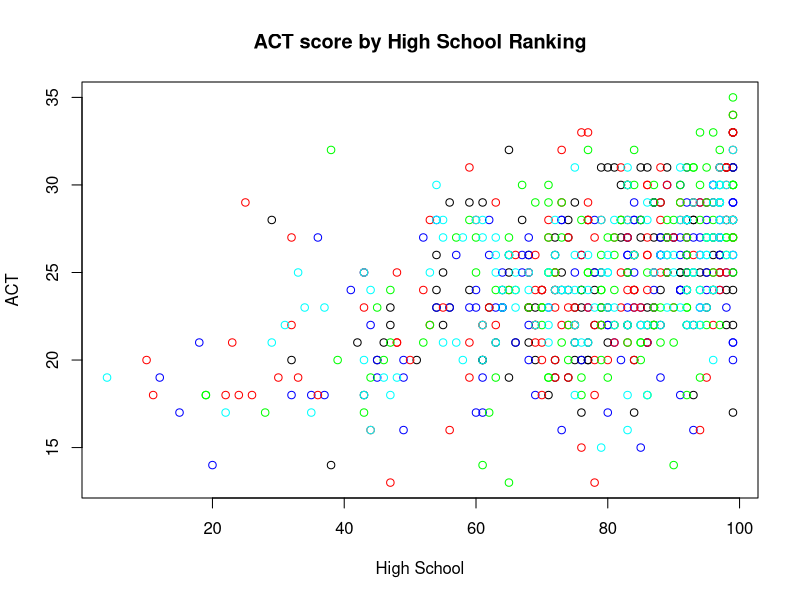
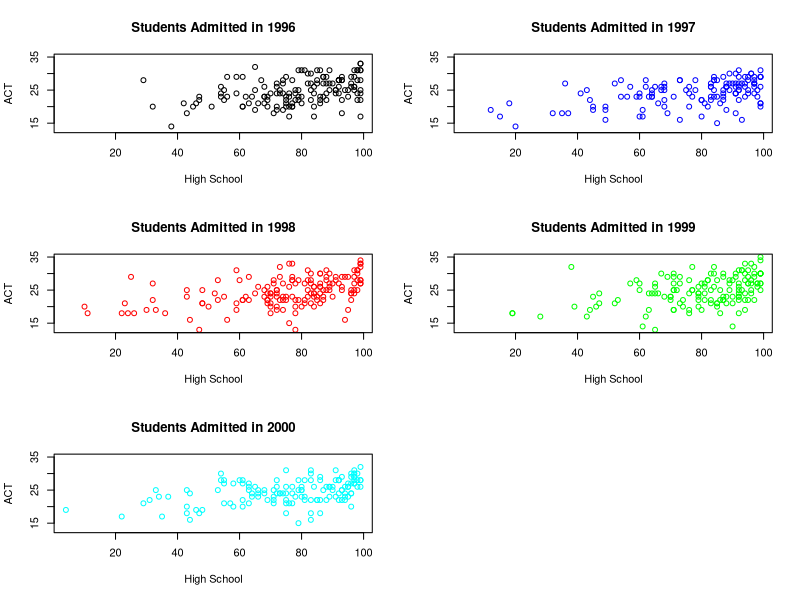

The R source for these figures, in order:
## ---- chunk 1
gpa <- read.table("gpa.txt",header=T)
head(gpa)
## ---- chunk 2
lm_gpa <- lm(GPA~High_School+ACT+factor(Year),data=gpa)
## ---- chunk 3
summary(lm_gpa)
## ---- chunk 4
anova(lm_gpa)
## ---- chunk 5
sum(c(TRUE,TRUE,FALSE,TRUE))
## ---- chunk 6
my_color <- rep("black",length=nrow(gpa))
my_color[gpa$Year == 1997] <- 'blue'
my_color[gpa$Year == 1998] <- 'red'
my_color[gpa$Year == 1999] <- 'green'
my_color[gpa$Year == 2000] <- 'cyan'

plot(gpa$High_School, gpa$ACT, xlab = 'High School', ylab = 'ACT',
     main = 'ACT score by High School Ranking', col = my_color)

## ---- chunk 7
# subset the dataset based on the year a student was admitted 
gpa1996 <- gpa[gpa$Year == 1996,]
gpa1997 <- gpa[gpa$Year == 1997,]
gpa1998 <- gpa[gpa$Year == 1998,]
gpa1999 <- gpa[gpa$Year == 1999,]
gpa2000 <- gpa[gpa$Year == 2000,]

# get the summary statistics from the full gpa dataset to determine the x and y limits
summary(gpa)
## ---- chunk 8
par(mfrow=c(3,2))
plot(gpa1996$High_School, gpa1996$ACT, xlab = 'High School', ylab = 'ACT',
     main = 'Students Admitted in 1996',
     xlim = c(4, 99), ylim = c(13, 35), col = my_color[gpa$Year == 1996])

plot(gpa1997$High_School, gpa1997$ACT, xlab = 'High School', ylab = 'ACT',
     main = 'Students Admitted in 1997',
     xlim = c(4, 99), ylim = c(13, 35), col = my_color[gpa$Year == 1997])

plot(gpa1998$High_School, gpa1998$ACT, xlab = 'High School', ylab = 'ACT',
     main = 'Students Admitted in 1998',
     xlim = c(4, 99), ylim = c(13, 35), col = my_color[gpa$Year == 1998])

plot(gpa1999$High_School, gpa1999$ACT, xlab = 'High School', ylab = 'ACT',
     main = 'Students Admitted in 1999',
     xlim = c(4, 99), ylim = c(13, 35), col = my_color[gpa$Year == 1999])

plot(gpa2000$High_School, gpa2000$ACT, xlab = 'High School', ylab = 'ACT',
     main = 'Students Admitted in 2000',
     xlim = c(4, 99), ylim = c(13, 35), col = my_color[gpa$Year == 2000])
